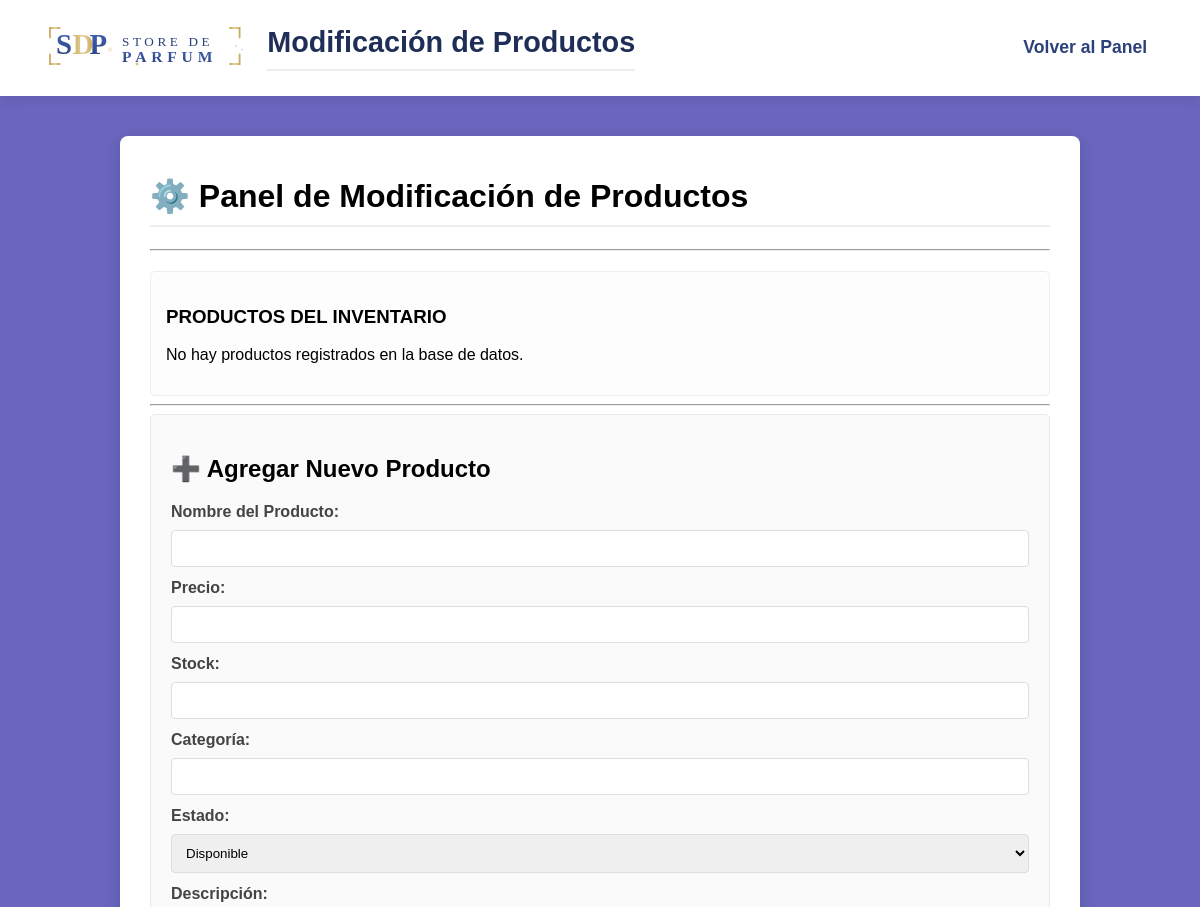
Before: /productos/modificar_productos.php (upper part) with the older database file.
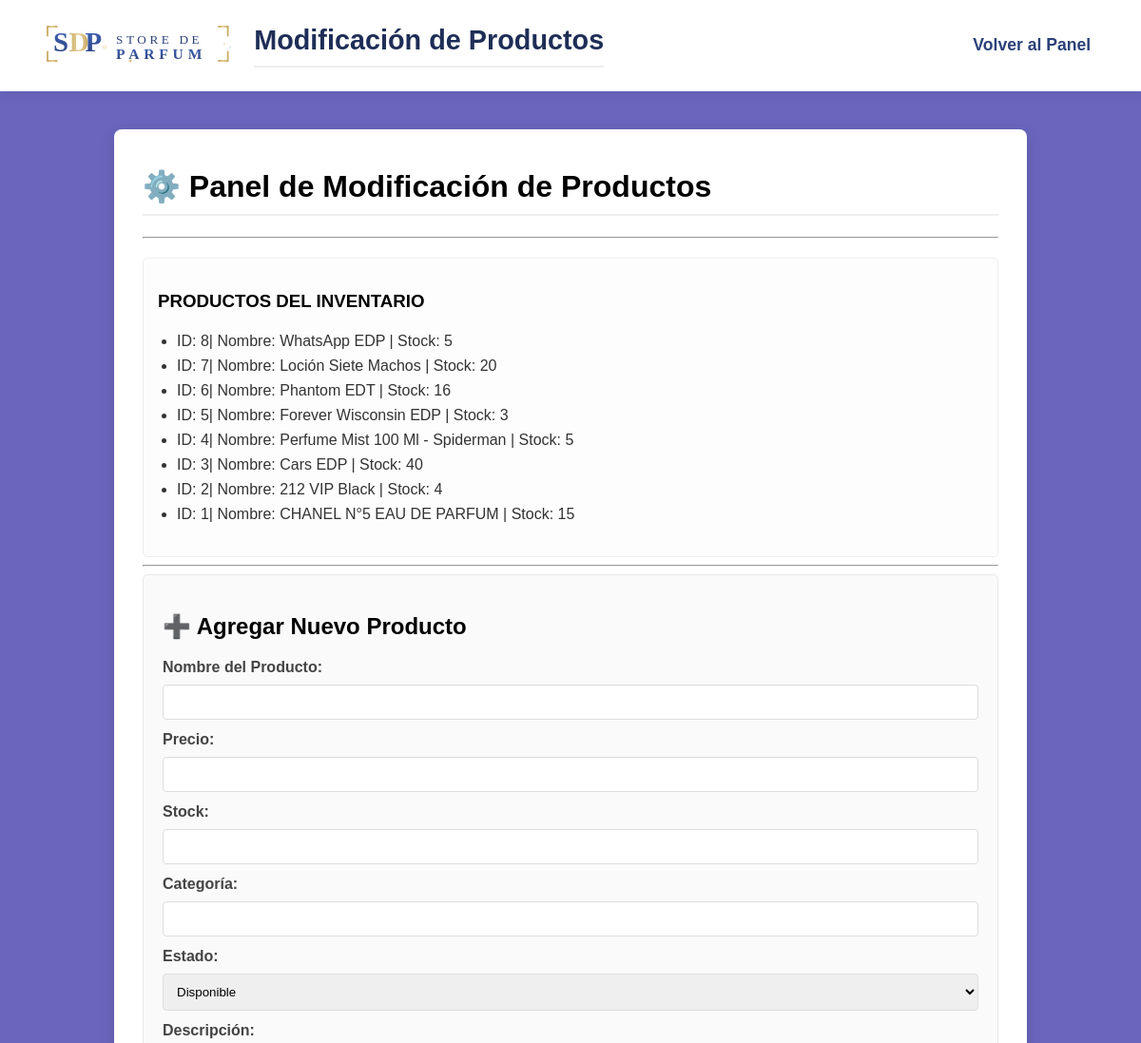
After: the same page with the newer database file.
### tables this page shows
CREATE TABLE `productos` (
  `product_id` int(11) NOT NULL,
  `nomb_product` varchar(100) NOT NULL,
  `precio_product` decimal(10,2) NOT NULL,
  `stock_product` int(11) NOT NULL,
  `categoria` int(11) NOT NULL,
  `descripcion` varchar(255) NOT NULL,
  `estado` enum('disponible','agotado','descontinuado') DEFAULT 'disponible',
  `img_product` varchar(255) NOT NULL
);

### productos/modificar_productos.php (the view, shortened to what this page needs)
<?php
require '../config/conexion_mysql.php';
$result_list = $conn->query("SELECT product_id, nomb_product, stock_product FROM productos ORDER BY product_id DESC LIMIT 10");
$productos_lista = [];
while ($row = $result_list->fetch_assoc()) {
    $productos_lista[] = $row;
}
?>
<!DOCTYPE html>
<html lang="es">
<head>
    <link rel="stylesheet" href="../assets/css/modificar_catalogo.css">
</head>
<body>
<header class="admin-header">
    <nav class="admin-nav">
        <div class="logo">
            <a href="../index.php"><img src="../assets/img/icons/logo.svg" alt="Logo"></a>
            <h1 class="titulo-responsive">Modificación de Productos</h1>
        </div>
        <ul class="nav-links">
            <li><a href="../admin/panel_admin.php">Volver al Panel</a></li>
        </ul>
    </nav>
</header>
<div class="container">
    <h1>⚙️ Panel de Modificación de Productos</h1>
    <hr>
    <div class="listado-productos">
        <h3>PRODUCTOS DEL INVENTARIO</h3>
        <?php if (!empty($productos_lista)): ?>
            <ul>
            <?php foreach ($productos_lista as $p): ?>
                <li>ID: <?php echo $p['product_id']; ?>| Nombre: <?php echo htmlspecialchars($p['nomb_product']); ?> | Stock: <?php echo $p['stock_product']; ?></li>
            <?php endforeach; ?>
            </ul>
        <?php else: ?>
            <p>No hay productos registrados en la base de datos.</p>
        <?php endif; ?>
    </div>
    <hr>
    <div class="formulario">
        <h2>➕ Agregar Nuevo Producto</h2>
        <form method="POST">
            <label for="nomb_product">Nombre del Producto:</label>
            <input type="text" name="nomb_product" required>
            <label for="precio_product">Precio:</label>
            <input type="number" name="precio_product" step="0.01" required>
            <label for="stock_product">Stock:</label>
            <input type="number" name="stock_product" required>
            <label for="categoria">Categoría:</label>
            <input type="text" name="categoria">
            <label for="estado">Estado:</label>
            <select name="estado" required>
                <option value="disponible">Disponible</option>
            </select>
            <label for="descripcion">Descripción:</label>
        </form>
    </div>
</div>
</body>
</html>

Changed rows visible on the page:
added productos: product_id "8", nomb_product "WhatsApp EDP", stock_product "5"
added productos: product_id "7", nomb_product "Loción Siete Machos", stock_product "20"
added productos: product_id "6", nomb_product "Phantom EDT", stock_product "16"
added productos: product_id "5", nomb_product "Forever Wisconsin EDP", stock_product "3"
added productos: product_id "4", nomb_product "Perfume Mist 100 Ml - Spiderman", stock_product "5"
added productos: product_id "3", nomb_product "Cars EDP", stock_product "40"
added productos: product_id "2", nomb_product "212 VIP Black", stock_product "4"
added productos: product_id "1", nomb_product "CHANEL N°5 EAU DE PARFUM", stock_product "15"
Other visible differences:
text no longer shown: "No hay productos registrados en la base de datos."
